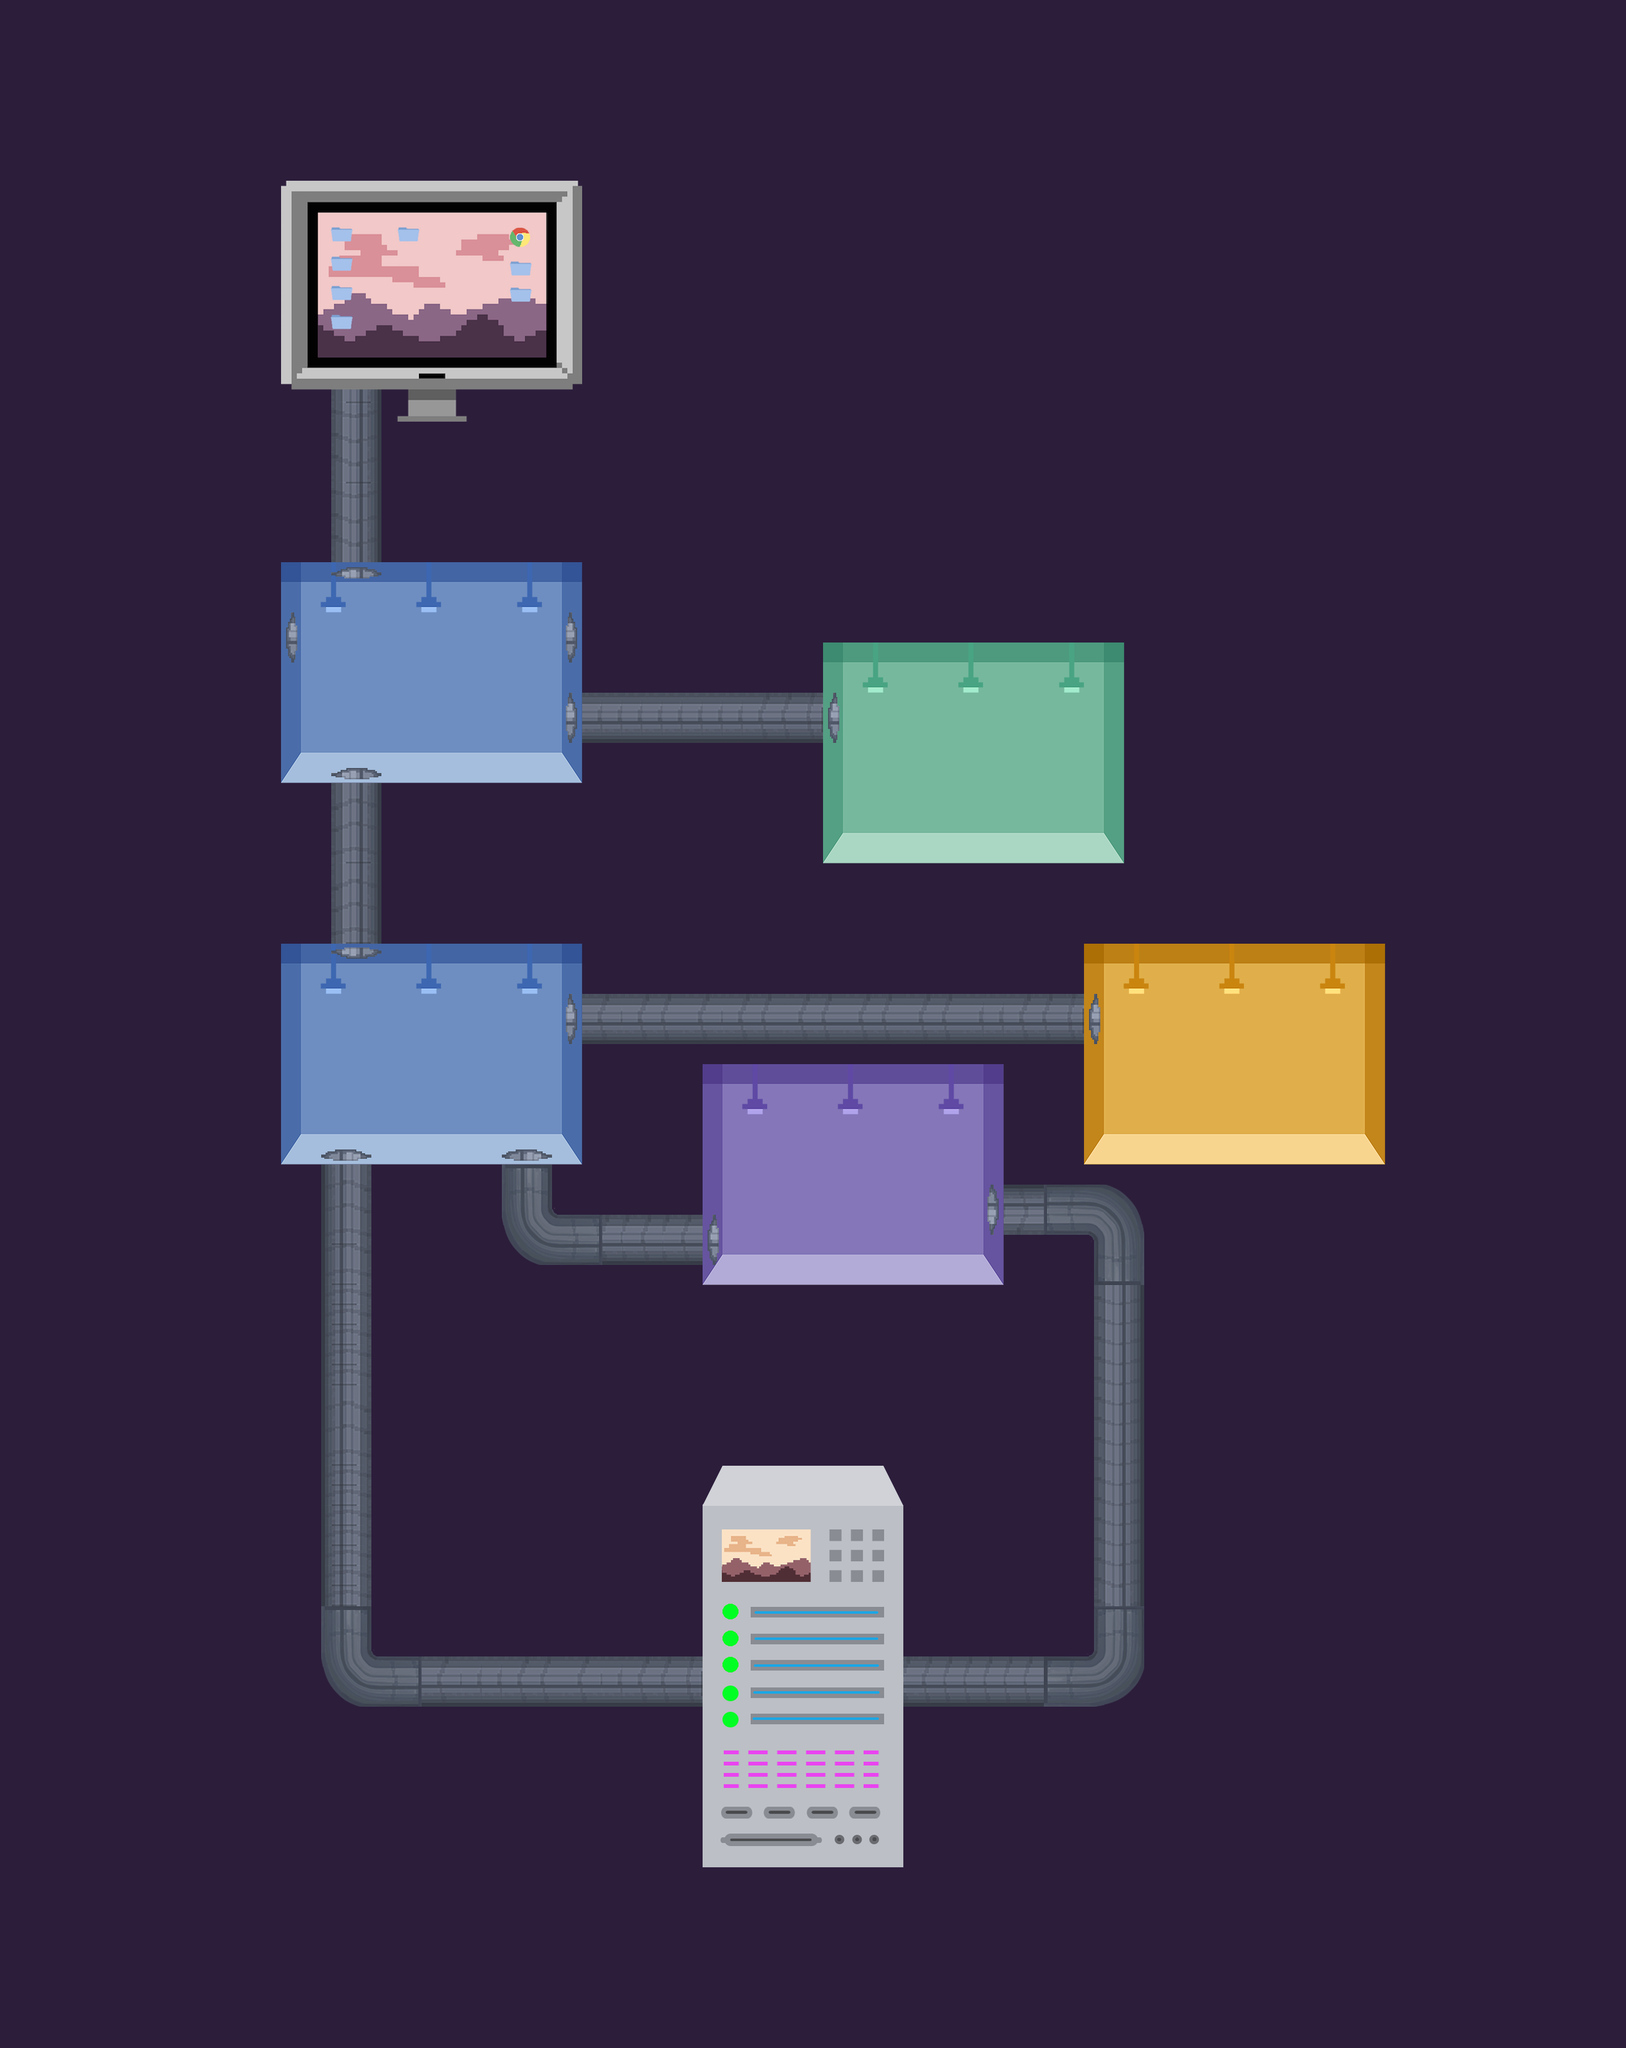

The image is a tile-based game level rendered from a .tmx file. Its description and source (layers, tilesets, objects; grid data summarised) follow:
An orthogonal 81x102 tile map with 32x32 px tiles, 3 tile layers (background, collision, objects), 9 tilesets.

<map version="1.0" orientation="orthogonal" renderorder="right-down" width="81" height="102" tilewidth="32" tileheight="32" nextobjectid="1">
 <tileset firstgid="1" name="blue_room" tilewidth="32" tileheight="32" tilecount="414" columns="23">
  <image source="Rooms/blue_room.png" trans="ffffff" width="738" height="600" />
 </tileset>
 <tileset firstgid="415" name="green_room" tilewidth="32" tileheight="32" tilecount="414" columns="23">
  <image source="Rooms/green_room.png" trans="ffffff" width="738" height="600" />
 </tileset>
 <tileset firstgid="829" name="yellow_room" tilewidth="32" tileheight="32" tilecount="414" columns="23">
  <image source="Rooms/yellow_room.png" trans="ffffff" width="738" height="600" />
 </tileset>
 <tileset firstgid="1243" name="purple_room" tilewidth="32" tileheight="32" tilecount="414" columns="23">
  <image source="Rooms/purple_room.png" trans="ffffff" width="738" height="600" />
 </tileset>
 <tileset firstgid="1657" name="pipe_connector" tilewidth="32" tileheight="32" tilecount="25" columns="5">
  <image source="pipe_connector.png" trans="ffffff" width="160" height="160" />
 </tileset>
 <tileset firstgid="1682" name="pipe" tilewidth="32" tileheight="32" tilecount="20" columns="5">
  <image source="pipe.png" trans="ffffff" width="160" height="128" />
 </tileset>
 <tileset firstgid="1702" name="pipe_opening" tilewidth="32" tileheight="32" tilecount="3" columns="3">
  <image source="pipe_opening.png" trans="ffffff" width="96" height="32" />
 </tileset>
 <tileset firstgid="1705" name="computer_resize" tilewidth="32" tileheight="32" tilecount="180" columns="15">
  <image source="computer_resize.png" trans="ffffff" width="482" height="384" />
 </tileset>
 <tileset firstgid="1885" name="1" tilewidth="32" tileheight="32" tilecount="322" columns="14">
  <image source="Servers/1.png" trans="ffffff" width="448" height="736" />
 </tileset>
 <layer name="background" width="81" height="102">
  <data>[8262 cells, 8262 non-empty, 664 distinct tile ids]</data>
 </layer>
 <layer name="collision" width="81" height="102">
  <data>[8262 cells, 992 non-empty, 383 distinct tile ids]</data>
 </layer>
 <layer name="objects" width="81" height="102">
  <data>[8262 cells, 235 non-empty, 208 distinct tile ids]</data>
 </layer>
</map>
